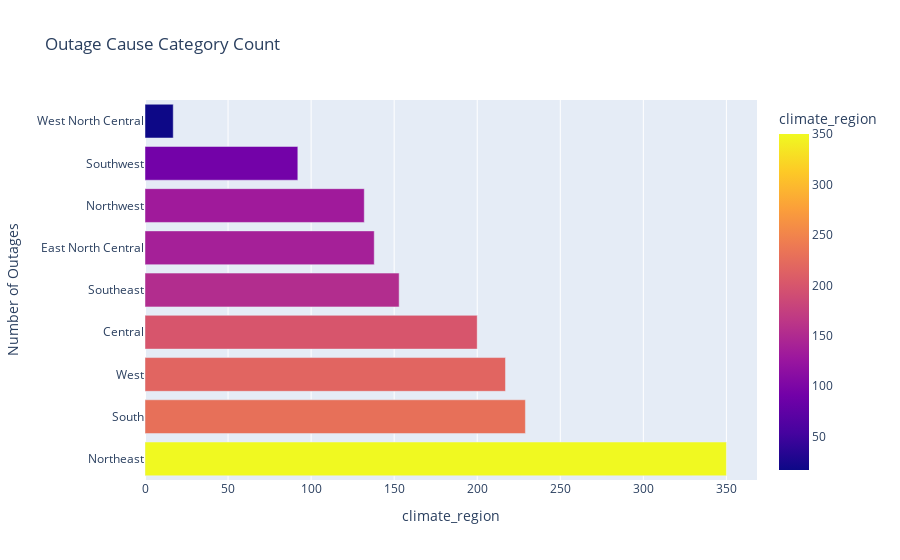

Here is the notebook cell this chart was saved with:
### Markdown cell above
### Countplot of climate categories

### Code cell
climate_region_count = raw['climate_region'].value_counts().reset_index()
climate_region_count.columns = ['count', 'climate_region']
fig = px.bar(climate_region_count, x='climate_region', y='count',
            title='Outage Cause Category Count',
            labels={'cause_cat': 'Cause Category', 'count': 'Number of Outages'},
            color='climate_region',  
            color_discrete_sequence=px.colors.qualitative.Pastel  
             )

fig.show()

### Figure 1 — Plotly figure (JSON) as saved in the notebook; plotly's stock layout.template omitted (floating-point values rounded to 4 significant figures)
{"data": [{"alignmentgroup": "True", "hovertemplate": "climate_region=%{marker.color}<br>Number of Outages=%{y}<extra></extra>", "legendgroup": "", "marker": {"color": [350, 229, 217, 200, 153, 138, 132, 92, 17], "coloraxis": "coloraxis", "pattern": {"shape": ""}}, "name": "", "offsetgroup": "", "orientation": "h", "showlegend": false, "textposition": "auto", "type": "bar", "x": [350, 229, 217, 200, 153, 138, 132, 92, 17], "xaxis": "x", "y": ["Northeast", "South", "West", "Central", "Southeast", "East North Central", "Northwest", "Southwest", "West North Central"], "yaxis": "y"}], "layout": {"barmode": "relative", "coloraxis": {"colorbar": {"title": {"text": "climate_region"}}, "colorscale": [[0, "#0d0887"], [0.1111, "#46039f"], [0.2222, "#7201a8"], [0.3333, "#9c179e"], [0.4444, "#bd3786"], [0.5556, "#d8576b"], [0.6667, "#ed7953"], [0.7778, "#fb9f3a"], [0.8889, "#fdca26"], [1, "#f0f921"]]}, "legend": {"tracegroupgap": 0}, "title": {"text": "Outage Cause Category Count"}, "xaxis": {"anchor": "y", "domain": [0, 1], "title": {"text": "climate_region"}}, "yaxis": {"anchor": "x", "domain": [0, 1], "title": {"text": "Number of Outages"}}}}
